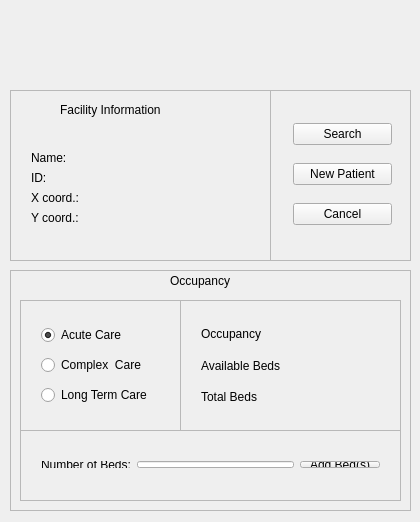
<?xml version="1.0" encoding="UTF-8"?>
<ui version="4.0">
 <class>FacilityWindow</class>
 <widget class="QMainWindow" name="FacilityWindow">
  <property name="geometry">
   <rect>
    <x>0</x>
    <y>0</y>
    <width>420</width>
    <height>522</height>
   </rect>
  </property>
  <property name="windowTitle">
   <string>FacilityWindow</string>
  </property>
  <widget class="QWidget" name="centralWidget">
   <widget class="QFrame" name="frame">
    <property name="geometry">
     <rect>
      <x>10</x>
      <y>270</y>
      <width>401</width>
      <height>241</height>
     </rect>
    </property>
    <property name="frameShape">
     <enum>QFrame::StyledPanel</enum>
    </property>
    <property name="frameShadow">
     <enum>QFrame::Raised</enum>
    </property>
    <widget class="QLabel" name="label">
     <property name="geometry">
      <rect>
       <x>160</x>
       <y>0</y>
       <width>81</width>
       <height>21</height>
      </rect>
     </property>
     <property name="text">
      <string>Occupancy</string>
     </property>
    </widget>
    <widget class="QFrame" name="frame_3">
     <property name="geometry">
      <rect>
       <x>10</x>
       <y>30</y>
       <width>161</width>
       <height>131</height>
      </rect>
     </property>
     <property name="frameShape">
      <enum>QFrame::StyledPanel</enum>
     </property>
     <property name="frameShadow">
      <enum>QFrame::Raised</enum>
     </property>
     <widget class="QWidget" name="layoutWidget">
      <property name="geometry">
       <rect>
        <x>10</x>
        <y>10</y>
        <width>138</width>
        <height>111</height>
       </rect>
      </property>
      <layout class="QVBoxLayout" name="verticalLayout">
       <item>
        <widget class="QRadioButton" name="acuteRaio">
         <property name="text">
          <string>Acute Care</string>
         </property>
         <property name="checked">
          <bool>true</bool>
         </property>
        </widget>
       </item>
       <item>
        <widget class="QRadioButton" name="complexRadio">
         <property name="text">
          <string>Complex  Care</string>
         </property>
        </widget>
       </item>
       <item>
        <widget class="QRadioButton" name="longRadio">
         <property name="text">
          <string>Long Term Care</string>
         </property>
        </widget>
       </item>
      </layout>
     </widget>
    </widget>
    <widget class="QFrame" name="frame_4">
     <property name="geometry">
      <rect>
       <x>170</x>
       <y>30</y>
       <width>221</width>
       <height>131</height>
      </rect>
     </property>
     <property name="frameShape">
      <enum>QFrame::StyledPanel</enum>
     </property>
     <property name="frameShadow">
      <enum>QFrame::Raised</enum>
     </property>
     <widget class="QWidget" name="layoutWidget">
      <property name="geometry">
       <rect>
        <x>10</x>
        <y>10</y>
        <width>201</width>
        <height>111</height>
       </rect>
      </property>
      <layout class="QGridLayout" name="gridLayout">
       <item row="0" column="0">
        <widget class="QLabel" name="label_3">
         <property name="text">
          <string>Occupancy</string>
         </property>
        </widget>
       </item>
       <item row="0" column="1">
        <widget class="QLabel" name="occLbl">
         <property name="text">
          <string/>
         </property>
        </widget>
       </item>
       <item row="1" column="0">
        <widget class="QLabel" name="label_2">
         <property name="text">
          <string>Available Beds</string>
         </property>
        </widget>
       </item>
       <item row="1" column="1">
        <widget class="QLabel" name="availLbl">
         <property name="text">
          <string/>
         </property>
        </widget>
       </item>
       <item row="2" column="0">
        <widget class="QLabel" name="label_4">
         <property name="text">
          <string>Total Beds</string>
         </property>
        </widget>
       </item>
       <item row="2" column="1">
        <widget class="QLabel" name="totalLbl">
         <property name="text">
          <string/>
         </property>
        </widget>
       </item>
      </layout>
     </widget>
    </widget>
    <widget class="QFrame" name="frame_5">
     <property name="geometry">
      <rect>
       <x>10</x>
       <y>160</y>
       <width>381</width>
       <height>71</height>
      </rect>
     </property>
     <property name="frameShape">
      <enum>QFrame::StyledPanel</enum>
     </property>
     <property name="frameShadow">
      <enum>QFrame::Raised</enum>
     </property>
     <widget class="QWidget" name="layoutWidget">
      <property name="geometry">
       <rect>
        <x>10</x>
        <y>20</y>
        <width>361</width>
        <height>29</height>
       </rect>
      </property>
      <layout class="QGridLayout" name="gridLayout_2">
       <item row="0" column="0">
        <widget class="QLabel" name="label_5">
         <property name="text">
          <string>Number of Beds:</string>
         </property>
        </widget>
       </item>
       <item row="0" column="1">
        <widget class="QLineEdit" name="addBedLine"/>
       </item>
       <item row="0" column="2">
        <widget class="QPushButton" name="bedAddBtn">
         <property name="text">
          <string>Add Bed(s)</string>
         </property>
        </widget>
       </item>
      </layout>
     </widget>
    </widget>
   </widget>
   <widget class="QWidget" name="layoutWidget">
    <property name="geometry">
     <rect>
      <x>0</x>
      <y>0</y>
      <width>2</width>
      <height>2</height>
     </rect>
    </property>
    <layout class="QVBoxLayout" name="verticalLayout_6"/>
   </widget>
   <widget class="QFrame" name="frame_2">
    <property name="geometry">
     <rect>
      <x>10</x>
      <y>90</y>
      <width>261</width>
      <height>171</height>
     </rect>
    </property>
    <property name="frameShape">
     <enum>QFrame::StyledPanel</enum>
    </property>
    <property name="frameShadow">
     <enum>QFrame::Raised</enum>
    </property>
    <widget class="QLabel" name="label_7">
     <property name="geometry">
      <rect>
       <x>50</x>
       <y>10</y>
       <width>141</width>
       <height>20</height>
      </rect>
     </property>
     <property name="text">
      <string>Facility Information</string>
     </property>
    </widget>
    <widget class="QWidget" name="layoutWidget">
     <property name="geometry">
      <rect>
       <x>10</x>
       <y>50</y>
       <width>231</width>
       <height>101</height>
      </rect>
     </property>
     <layout class="QFormLayout" name="formLayout">
      <item row="0" column="0">
       <widget class="QLabel" name="label_8">
        <property name="text">
         <string>Name:</string>
        </property>
       </widget>
      </item>
      <item row="0" column="1">
       <widget class="QLabel" name="nameLbl">
        <property name="text">
         <string/>
        </property>
       </widget>
      </item>
      <item row="1" column="0">
       <widget class="QLabel" name="label_11">
        <property name="text">
         <string>ID:</string>
        </property>
       </widget>
      </item>
      <item row="1" column="1">
       <widget class="QLabel" name="idLbl">
        <property name="text">
         <string/>
        </property>
       </widget>
      </item>
      <item row="2" column="0">
       <widget class="QLabel" name="label_13">
        <property name="text">
         <string>X coord.:</string>
        </property>
       </widget>
      </item>
      <item row="2" column="1">
       <widget class="QLabel" name="xLbl">
        <property name="text">
         <string/>
        </property>
       </widget>
      </item>
      <item row="3" column="0">
       <widget class="QLabel" name="label_14">
        <property name="text">
         <string>Y coord.:</string>
        </property>
       </widget>
      </item>
      <item row="3" column="1">
       <widget class="QLabel" name="yLbl">
        <property name="text">
         <string/>
        </property>
       </widget>
      </item>
     </layout>
    </widget>
   </widget>
   <widget class="QLabel" name="crossImg">
    <property name="geometry">
     <rect>
      <x>320</x>
      <y>10</y>
      <width>71</width>
      <height>71</height>
     </rect>
    </property>
    <property name="text">
     <string/>
    </property>
   </widget>
   <widget class="QFrame" name="frame_6">
    <property name="geometry">
     <rect>
      <x>270</x>
      <y>90</y>
      <width>141</width>
      <height>171</height>
     </rect>
    </property>
    <property name="frameShape">
     <enum>QFrame::StyledPanel</enum>
    </property>
    <property name="frameShadow">
     <enum>QFrame::Raised</enum>
    </property>
    <widget class="QWidget" name="layoutWidget">
     <property name="geometry">
      <rect>
       <x>12</x>
       <y>10</y>
       <width>121</width>
       <height>151</height>
      </rect>
     </property>
     <layout class="QGridLayout" name="gridLayout_3">
      <item row="0" column="0">
       <widget class="QPushButton" name="waitingBtn">
        <property name="text">
         <string>Search</string>
        </property>
       </widget>
      </item>
      <item row="1" column="0">
       <widget class="QPushButton" name="patientAddBtn">
        <property name="text">
         <string>New Patient</string>
        </property>
       </widget>
      </item>
      <item row="2" column="0">
       <widget class="QPushButton" name="cancelBtn">
        <property name="text">
         <string>Cancel</string>
        </property>
       </widget>
      </item>
     </layout>
    </widget>
   </widget>
  </widget>
 </widget>
 <layoutdefault spacing="6" margin="11"/>
 <resources/>
 <connections/>
</ui>
